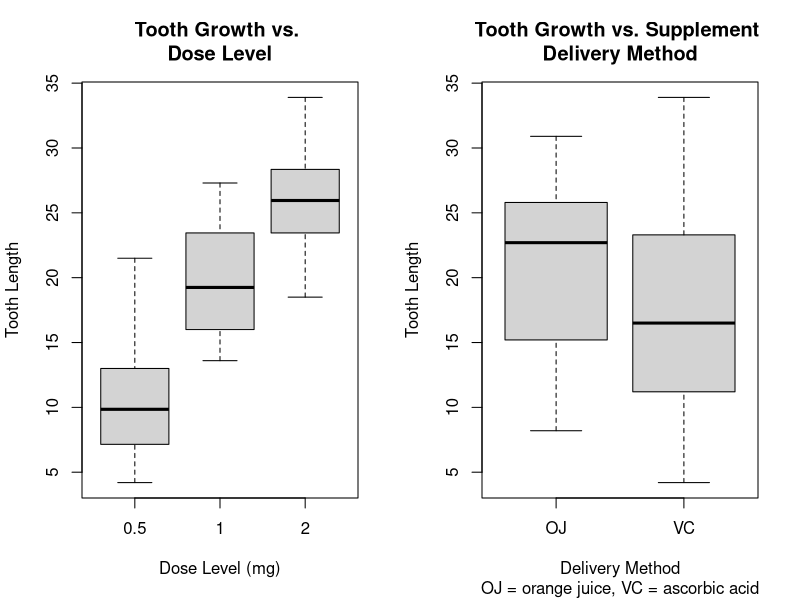

Write R code to recreate this figure.
## ---- chunk 1
data(ToothGrowth)
str(ToothGrowth)
table(ToothGrowth$dose, ToothGrowth$supp)
## ---- chunk 2
par(mfrow=c(1,2))
with(ToothGrowth, boxplot(len ~ dose, main="Tooth Growth vs. \nDose Level", 
                          xlab="Dose Level (mg)", ylab="Tooth Length"))

with(ToothGrowth, boxplot(len ~ supp, 
                          main="Tooth Growth vs. Supplement \nDelivery Method", 
                          xlab="Delivery Method", ylab="Tooth Length"))
title(sub="OJ = orange juice, VC = ascorbic acid")
## ---- chunk 3
l.5 <- ToothGrowth$len[ToothGrowth$dose == 0.5]
l1 <- ToothGrowth$len[ToothGrowth$dose == 1]
l2 <- ToothGrowth$len[ToothGrowth$dose == 2]

## ---- chunk 4
t.test(l.5, l1)
t.test(l.5, l2)
t.test(l1, l2)
t.test(len ~ supp, ToothGrowth)

